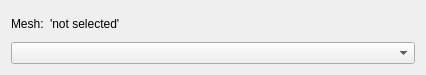
<?xml version="1.0" encoding="UTF-8"?>
<ui version="4.0">
 <class>MeshRenderer</class>
 <widget class="QWidget" name="MeshRenderer">
  <property name="geometry">
   <rect>
    <x>0</x>
    <y>0</y>
    <width>426</width>
    <height>75</height>
   </rect>
  </property>
  <property name="windowTitle">
   <string>Form</string>
  </property>
  <layout class="QVBoxLayout" name="verticalLayout">
   <item>
    <layout class="QHBoxLayout" name="pos_layout">
     <property name="topMargin">
      <number>0</number>
     </property>
     <item>
      <widget class="QLabel" name="position">
       <property name="text">
        <string>Mesh:</string>
       </property>
      </widget>
     </item>
     <item>
      <widget class="QLabel" name="MeshName">
       <property name="text">
        <string>'not selected'</string>
       </property>
      </widget>
     </item>
     <item>
      <spacer name="horizontalSpacer">
       <property name="orientation">
        <enum>Qt::Horizontal</enum>
       </property>
       <property name="sizeHint" stdset="0">
        <size>
         <width>40</width>
         <height>20</height>
        </size>
       </property>
      </spacer>
     </item>
    </layout>
   </item>
   <item>
    <layout class="QVBoxLayout" name="verticalLayout_2">
     <item>
      <widget class="QComboBox" name="MeshComboBoxSelector"/>
     </item>
    </layout>
   </item>
  </layout>
 </widget>
 <resources/>
 <connections/>
</ui>
